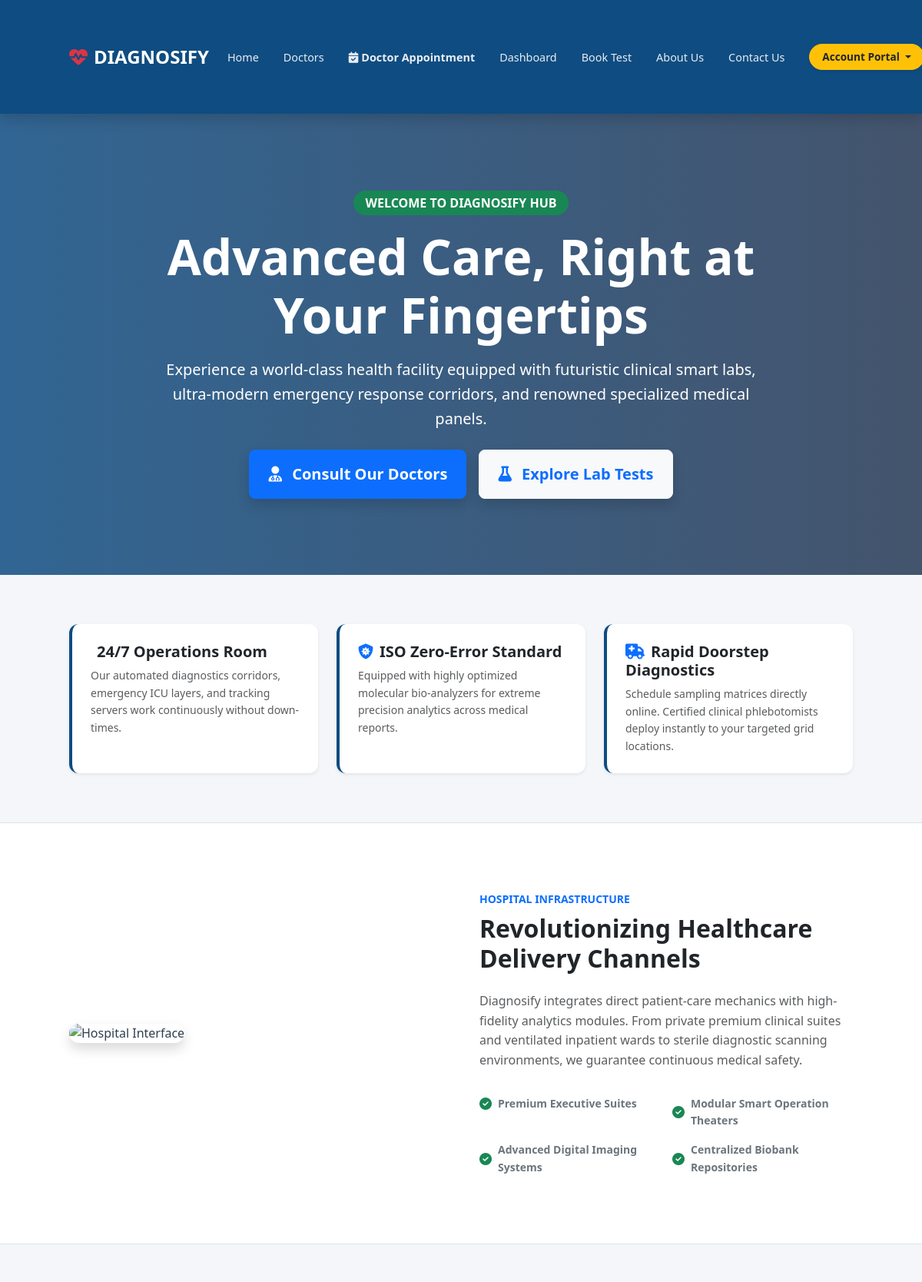
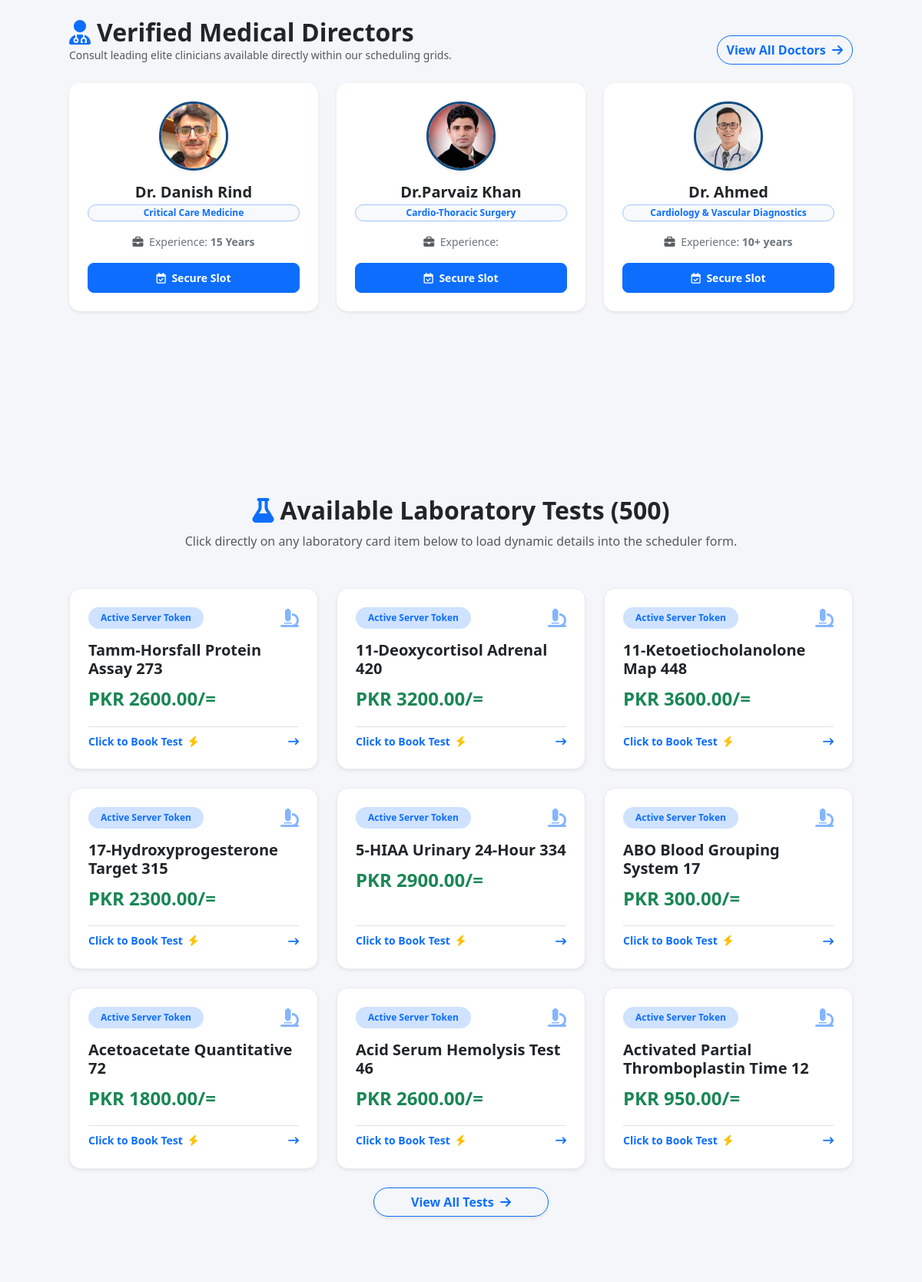
The app's page /user/index.php (upper part) with its own data (2 pictures, top to bottom).
### tables this page shows
CREATE TABLE `doctors` (
  `id` int(11) NOT NULL,
  `name` varchar(255) NOT NULL,
  `email` varchar(100) NOT NULL,
  `password` varchar(255) NOT NULL,
  `department` varchar(255) NOT NULL,
  `qualification` varchar(255) NOT NULL,
  `experience` varchar(100) NOT NULL,
  `fees` int(11) NOT NULL,
  `timing` varchar(100) NOT NULL,
  `image_url` varchar(500) NOT NULL,
  `created_at` timestamp NOT NULL DEFAULT current_timestamp(),
  `status` varchar(20) DEFAULT 'Active'
);

CREATE TABLE `lab_tests` (
  `test_id` int(11) NOT NULL,
  `test_name` varchar(100) NOT NULL,
  `test_desc` varchar(800) NOT NULL,
  `test_category` varchar(50) NOT NULL,
  `price` decimal(10,2) NOT NULL,
  `estimated_hours` int(11) NOT NULL
);

### user/index.php (the view, shortened to what this page needs)
<?php
include __DIR__ . '/../auth/db-config.php';
include 'navbar.php';
$query = "SELECT * FROM lab_tests ORDER BY test_name ASC LIMIT 9";
$result = mysqli_query($conn, $query);
$doc_query = "SELECT * FROM doctors WHERE status = 'Active' ORDER BY id DESC LIMIT 3";
$doc_result = mysqli_query($conn, $doc_query);
?>
<!DOCTYPE html>
<html lang="en">
<head>
    <link href="https://cdn.jsdelivr.net/npm/bootstrap@5.3.0/dist/css/bootstrap.min.css" rel="stylesheet">
    <link rel="stylesheet" href="https://cdnjs.cloudflare.com/ajax/libs/font-awesome/6.4.0/css/all.min.css">
    <link rel="stylesheet" href="../styling/style.css">
</head>
<body>
    <header class="video-hero text-center text-md-start">
        <video autoplay loop muted playsinline>
            <source src="https://assets.mixkit.co/videos/preview/mixkit-corridor-of-a-modern-hospital-42220-large.mp4" type="video/mp4">
        </video>
        <div class="video-overlay"></div>
        <div class="container hero-content text-center py-5">
            <span class="badge bg-success mb-3 px-3 py-2 fs-6 rounded-pill text-uppercase tracking-wider">Welcome to Diagnosify Hub</span>
            <h1 class="display-3 fw-bold mb-3">Advanced Care, Right at Your Fingertips</h1>
            <p class="fs-5 opacity-90 mb-4">Experience a world-class health facility equipped with futuristic clinical smart labs, ultra-modern emergency response corridors, and renowned specialized medical panels.</p>
            <div class="d-flex gap-3 justify-content-center flex-wrap">
                <a href="book_doctor.php" class="btn btn-primary btn-lg fw-bold px-4 py-3 shadow"><i class="fa-solid fa-user-md me-2"></i> Consult Our Doctors</a>
                <a href="#test-catalog" class="btn btn-light btn-lg fw-bold px-4 py-3 text-primary shadow"><i class="fa-solid fa-flask me-2"></i> Explore Lab Tests</a>
            </div>
        </div>
    </header>
    <section class="container my-5 py-3">
        <div class="row g-4">
            <div class="col-md-4">
                <div class="info-box p-4 shadow-sm h-100">
                    <h5 class="fw-bold text-dark mb-2"><i class="fa-solid fa-clock-history text-primary me-2"></i>24/7 Operations Room</h5>
                    <p class="text-muted small mb-0">Our automated diagnostics corridors, emergency ICU layers, and tracking servers work continuously without down-times.</p>
                </div>
            </div>
            <div class="col-md-4">
                <div class="info-box p-4 shadow-sm h-100">
                    <h5 class="fw-bold text-dark mb-2"><i class="fa-solid fa-shield-virus text-primary me-2"></i>ISO Zero-Error Standard</h5>
                    <p class="text-muted small mb-0">Equipped with highly optimized molecular bio-analyzers for extreme precision analytics across medical reports.</p>
                </div>
            </div>
            <div class="col-md-4">
                <div class="info-box p-4 shadow-sm h-100">
                    <h5 class="fw-bold text-dark mb-2"><i class="fa-solid fa-truck-medical text-primary me-2"></i>Rapid Doorstep Diagnostics</h5>
                    <p class="text-muted small mb-0">Schedule sampling matrices directly online. Certified clinical phlebotomists deploy instantly to your targeted grid locations.</p>
                </div>
            </div>
        </div>
    </section>
    <section class="bg-white py-5 border-top border-bottom">
        <div class="container">
            <div class="row align-items-center g-5">
                <div class="col-lg-6">
                    <div class="position-relative">
                        <img src="https://images.unsplash.com/photo-1519494026892-80bbd2d6fd0d?auto=format&fit=crop&q=80&w=800" class="img-fluid rounded-4 shadow" alt="Hospital Interface">
                    </div>
                </div>
                <div class="col-lg-6">
                    <span class="text-primary fw-bold text-uppercase tracking-widest small d-block mb-2">Hospital Infrastructure</span>
                    <h2 class="fw-bold text-dark mb-4">Revolutionizing Healthcare Delivery Channels</h2>
                    <p class="text-muted mb-3">Diagnosify integrates direct patient-care mechanics with high-fidelity analytics modules. From private premium clinical suites and ventilated inpatient wards to sterile diagnostic scanning environments, we guarantee continuous medical safety.</p>
                    <div class="row g-3 mt-2">
                        <div class="col-6">
                            <div class="d-flex align-items-center"><i class="fa-solid fa-circle-check text-success me-2"></i> <span class="fw-semibold small text-secondary">Premium Executive Suites</span></div>
                        </div>
                        <div class="col-6">
                            <div class="d-flex align-items-center"><i class="fa-solid fa-circle-check text-success me-2"></i> <span class="fw-semibold small text-secondary">Modular Smart Operation Theaters</span></div>
                        </div>
                        <div class="col-6">
                            <div class="d-flex align-items-center"><i class="fa-solid fa-circle-check text-success me-2"></i> <span class="fw-semibold small text-secondary">Advanced Digital Imaging Systems</span></div>
                        </div>
                        <div class="col-6">
                            <div class="d-flex align-items-center"><i class="fa-solid fa-circle-check text-success me-2"></i> <span class="fw-semibold small text-secondary">Centralized Biobank Repositories</span></div>
                        </div>
                    </div>
                </div>
            </div>
        </div>
    </section>
    <section class="container my-5 py-4">
        <div class="d-flex justify-content-between align-items-end mb-4 flex-wrap gap-2">
            <div>
                <h2 class="fw-bold text-dark m-0"><i class="fa-solid fa-user-md text-primary me-2"></i>Verified Medical Directors</h2>
                <p class="text-muted m-0 small">Consult leading elite clinicians available directly within our scheduling grids.</p>
            </div>
            <a href="book_doctor.php" class="btn btn-outline-primary fw-bold rounded-pill">View All Doctors <i class="fa-solid fa-arrow-right ms-1"></i></a>
        </div>
        <div class="row g-4">
            <?php if ($doc_result && mysqli_num_rows($doc_result) > 0) {
                while($doc_row = mysqli_fetch_assoc($doc_result)) { ?>
                <div class="col-md-4">
                    <div class="card h-100 doc-premium-card shadow-sm bg-white p-4 text-center">
                        <div class="mb-3">
                            <img src="../images/<?php echo htmlspecialchars($doc_row['image_url']); ?>" class="doc-avatar-img shadow-sm" alt="Doctor profile" onerror="this.src='https://cdn-icons-png.flaticon.com/512/387/387561.png';">
                        </div>
                        <h5 class="fw-bold text-dark mb-1 text-capitalize"> <?php echo htmlspecialchars($doc_row['name']); ?></h5>
                        <span class="badge bg-light text-primary border border-primary-subtle px-3 py-1 rounded-pill mb-3"><?php echo htmlspecialchars($doc_row['department']); ?></span>
                        <p class="text-secondary small mb-3"><i class="fa-solid fa-briefcase me-1 text-muted"></i> Experience: <strong><?php echo htmlspecialchars($doc_row['experience']); ?></strong></p>
                        <a href="book_doctor.php?select_doc=<?php echo $doc_row['id']; ?>" class="btn btn-sm btn-primary w-100 py-2 rounded-3 mt-auto fw-bold"><i class="fa-regular fa-calendar-check me-1"></i> Secure Slot</a>
                    </div>
                </div>
            <?php } } else { ?>
                <div class="col-12 text-center text-muted">No medical specialists mapped inside server stack yet.</div>
            <?php } ?>
        </div>
    </section>
    <div class="container my-5" id="appointment-form-section">
    </div>
    <main class="container my-5" id="test-catalog">
        <div class="text-center mb-5">
            <h2 class="fw-bold text-dark"><i class="fa-solid fa-flask text-primary me-2"></i>Available Laboratory Tests (<?php $all_test = "SELECT * FROM lab_tests ORDER BY test_name ASC"; $test_count = mysqli_query($conn, $all_test); echo mysqli_num_rows($test_count); ?>)</h2>
            <p class="text-muted">Click directly on any laboratory card item below to load dynamic details into the scheduler form.</p>
        </div>
        <div class="row g-4">
            <?php if (mysqli_num_rows($result) > 0) { ?>
                <?php while($row = mysqli_fetch_assoc($result)) { ?>
                    <div class="col-lg-4 col-md-6">
                        <div class="card h-100 test-card shadow-sm p-4 bg-white"
                             onclick="openBookingDesk('<?php echo $row['test_id']; ?>', '<?php echo mysqli_real_escape_string($conn, $row['test_name']); ?>')">
                            <div class="d-flex align-items-center justify-content-between mb-3">
                                <span class="badge bg-primary-subtle text-primary px-3 py-2 rounded-pill fw-semibold">Active Server Token</span>
                                <div class="text-primary opacity-50 fs-4"><i class="fa-solid fa-microscope"></i></div>
                            </div>
                            <h5 class="fw-bold text-dark mb-2"><?php echo $row['test_name']; ?></h5>
                            <div class="fs-4 fw-bold text-success mb-3">PKR <?php echo $row['price']; ?>/=</div>
                            <div class="text-secondary small border-top pt-2 mt-auto d-flex align-items-center justify-content-between">
                                <span class="fw-medium text-primary fw-bold">Click to Book Test <i class="fa-solid fa-bolt ms-1 text-warning"></i></span>
                                <i class="fa-solid fa-arrow-right-long text-primary"></i>
                            </div>
                        </div>
                    </div>
                <?php } ?>
            <?php } else { ?>
                <div class="col-12 text-center py-5 text-muted">
                    <i class="fa-solid fa-circle-exclamation display-5 d-block mb-3"></i> No testing profiles initialized inside database engine yet.
                </div>
            <?php } ?>
        </div>
       <div class="text-center mt-4">
    <a href="all_tests.php" class="btn btn-outline-primary btn-md px-5 fw-bold rounded-pill shadow-sm">
        View All Tests <i class="fa-solid fa-arrow-right ms-1"></i>
    </a>
</div>
    </main>
</body>
</html>

### styling/style.css (style rules this page uses)
* { margin: 0; padding: 0; box-sizing: border-box; font-family: 'Segoe UI', Tahoma, Geneva, Verdana, sans-serif; }
body { background-color: #f8f9fa; color: #2c3e50; line-height: 1.6; }
.container { width: 85%; max-width: 1200px; margin: 0 auto; padding: 40px 0; }
body { background-color: #f8f9fa; scroll-behavior: smooth; }
.video-hero { position: relative; height: 75vh; min-height: 500px; width: 100%; overflow: hidden; display: flex; align-items: center; justify-content: center; color: white; }
.video-hero video { position: absolute; top: 50%; left: 50%; min-width: 100%; min-height: 100%; width: auto; height: auto; z-index: 1; transform: translate(-50%, -50%); object-fit: cover; }
.video-overlay { position: absolute; top: 0; left: 0; width: 100%; height: 100%; background: linear-gradient(to right, rgba(15, 76, 129, 0.85), rgba(9, 30, 62, 0.75)); z-index: 2; }
.hero-content { position: relative; z-index: 3; max-width: 800px; }
.test-card, .doc-premium-card { border: none; transition: all 0.3s cubic-bezier(0.4, 0, 0.2, 1); border-radius: 15px; }
.test-card { border: 1px solid #e9ecef; cursor: pointer; }
.doc-avatar-img { width: 90px; height: 90px; object-fit: cover; border-radius: 50%; border: 3px solid #0f4c81; }
.info-box { background-color: #ffffff; border-left: 4px solid #0f4c81; border-radius: 12px; transition: transform 0.2s; }
body { background-color: #f4f6f9; }

### records on screen
doctors: image_url (picture), name "Dr. Danish Rind", department "Critical Care Medicine", experience "15 Years"
doctors: image_url (picture), name "Dr.Parvaiz Khan", department "Cardio-Thoracic Surgery"
doctors: image_url (picture), name "Dr. Ahmed", department "Cardiology & Vascular Diagnostics", experience "10+ years"
lab_tests: test_name "Tamm-Horsfall Protein Assay 273", price "2600.00"
lab_tests: test_name "11-Deoxycortisol Adrenal 420", price "3200.00"
lab_tests: test_name "11-Ketoetiocholanolone Map 448", price "3600.00"
lab_tests: test_name "17-Hydroxyprogesterone Target 315", price "2300.00"
lab_tests: test_name "5-HIAA Urinary 24-Hour 334", price "2900.00"
lab_tests: test_name "ABO Blood Grouping System 17", price "300.00"
lab_tests: test_name "Acetoacetate Quantitative 72", price "1800.00"
lab_tests: test_name "Acid Serum Hemolysis Test 46", price "2600.00"
lab_tests: test_name "Activated Partial Thromboplastin Time 12", price "950.00"

### other values on screen
mysqli_num_rows($test_count) "500"
